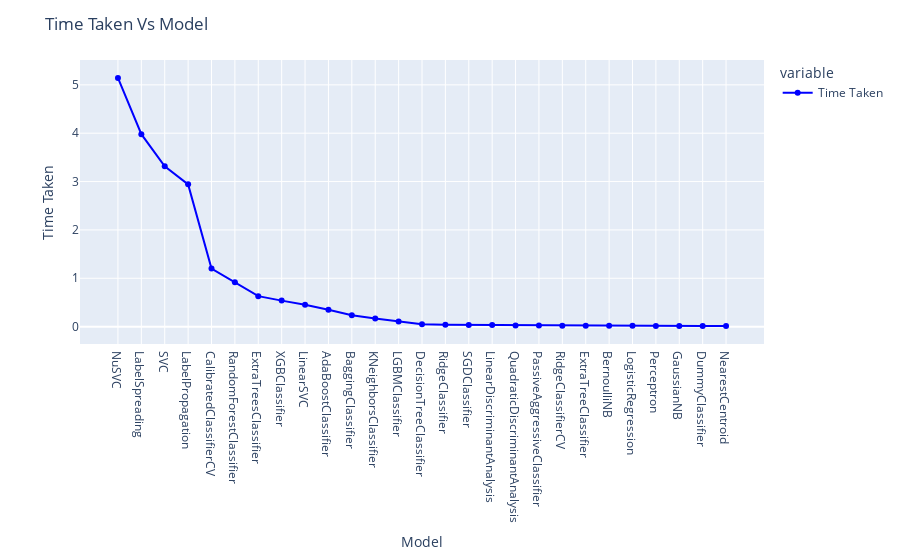

Source (notebook cell):
### Code cell
models.sort_values(by = 'Time Taken',inplace = True,ascending = False)
line = px.line(data_frame= models ,y =["Time Taken"] , markers = True)
line.update_xaxes(title="Model")
line.update_yaxes(title = "Time Taken")
line.update_traces(line_color="blue")
line.update_layout(showlegend = True,
    title = {
        'text': 'Time Taken Vs Model'})

line.show()

### Figure 1 — Plotly figure (JSON) as saved in the notebook; plotly's stock layout.template omitted (floating-point values rounded to 4 significant figures)
{"data": [{"hovertemplate": "variable=Time Taken<br>Model=%{x}<br>value=%{y}<extra></extra>", "legendgroup": "Time Taken", "line": {"color": "blue", "dash": "solid"}, "marker": {"symbol": "circle"}, "mode": "markers+lines", "name": "Time Taken", "orientation": "v", "showlegend": true, "type": "scatter", "x": ["NuSVC", "LabelSpreading", "SVC", "LabelPropagation", "CalibratedClassifierCV", "RandomForestClassifier", "ExtraTreesClassifier", "XGBClassifier", "LinearSVC", "AdaBoostClassifier", "BaggingClassifier", "KNeighborsClassifier", "LGBMClassifier", "DecisionTreeClassifier", "RidgeClassifier", "SGDClassifier", "LinearDiscriminantAnalysis", "QuadraticDiscriminantAnalysis", "PassiveAggressiveClassifier", "RidgeClassifierCV", "ExtraTreeClassifier", "BernoulliNB", "LogisticRegression", "Perceptron", "GaussianNB", "DummyClassifier", "NearestCentroid"], "xaxis": "x", "y": [5.143, 3.98, 3.317, 2.942, 1.2, 0.9197, 0.6301, 0.5381, 0.4528, 0.348, 0.2373, 0.1685, 0.1059, 0.04852, 0.03899, 0.036, 0.03304, 0.02278, 0.0216, 0.019, 0.01791, 0.01758, 0.01735, 0.014, 0.01303, 0.01209, 0.012], "yaxis": "y"}], "layout": {"legend": {"title": {"text": "variable"}, "tracegroupgap": 0}, "margin": {"t": 60}, "showlegend": true, "title": {"text": "Time Taken Vs Model"}, "xaxis": {"anchor": "y", "domain": [0, 1], "title": {"text": "Model"}}, "yaxis": {"anchor": "x", "domain": [0, 1], "title": {"text": "Time Taken"}}}}
